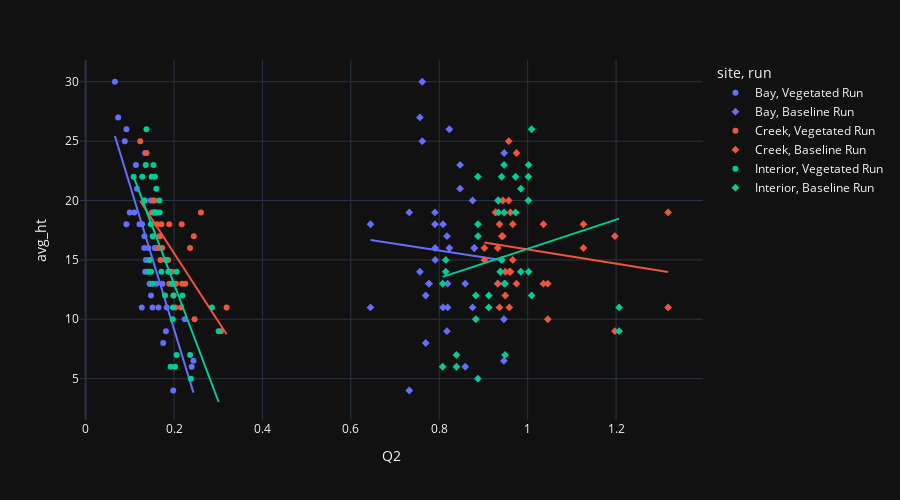

This figure's notebook cell:
### Markdown cell above
## EDA and Scatterplots

### Code cell
fig = px.scatter(dff, x='Q2', y='avg_ht', color='site', symbol='run', trendline='ols', template='plotly_dark')
fig.update_layout(
    height=500,
    autosize=True,)
fig.show()

### Figure 1 — Plotly figure (JSON) as saved in the notebook; plotly's stock layout.template omitted (floating-point values rounded to 4 significant figures)
{"data": [{"hovertemplate": "site=Bay<br>run=Vegetated Run<br>Q2=%{x}<br>avg_ht=%{y}<extra></extra>", "legendgroup": "Bay, Vegetated Run", "marker": {"color": "#636efa", "symbol": "circle"}, "mode": "markers", "name": "Bay, Vegetated Run", "orientation": "v", "showlegend": true, "type": "scatter", "x": [0.2439, 0.127, 0.1101, 0.1364, 0.1515, 0.1564, 0.1344, 0.1449, 0.1277, 0.09234, 0.1834, 0.1472, 0.2399, 0.1755, 0.09976, 0.08855, 0.1346, 0.1816, 0.1161, 0.2244, 0.09222, 0.1218, 0.1327, 0.1602, 0.1593, 0.1963, 0.1452, 0.1649, 0.142, 0.1332, 0.1961, 0.1736, 0.1479, 0.1981, 0.06621, 0.07368, 0.1331, 0.1138], "xaxis": "x", "y": [6.5, 11, 19, 15, 11, 16, 24, 13, 18, 26, 11, 20, 6, 8, 19, 25, 14, 9, 21, 10, 18, 18, 16, 13, 16, 13, 13, 11, 16, 20, 13, 13, 12, 4, 30, 27, 17, 23], "yaxis": "y"}, {"hovertemplate": "<b>OLS trendline</b><br>avg_ht = -121.627 * Q2 + 33.4858<br>R<sup>2</sup>=0.717789<br><br>site=Bay<br>run=Vegetated Run<br>Q2=%{x}<br>avg_ht=%{y} <b>(trend)</b><extra></extra>", "legendgroup": "Bay, Vegetated Run", "marker": {"color": "#636efa", "symbol": "circle"}, "mode": "lines", "name": "Bay, Vegetated Run", "showlegend": false, "type": "scatter", "x": [0.06621, 0.07368, 0.08855, 0.09222, 0.09234, 0.09976, 0.1101, 0.1138, 0.1161, 0.1218, 0.127, 0.1277, 0.1327, 0.1331, 0.1332, 0.1344, 0.1346, 0.1364, 0.142, 0.1449, 0.1452, 0.1472, 0.1479, 0.1515, 0.1564, 0.1593, 0.1602, 0.1649, 0.1736, 0.1755, 0.1816, 0.1834, 0.1961, 0.1963, 0.1981, 0.2244, 0.2399, 0.2439], "xaxis": "x", "y": [25.43, 24.52, 22.72, 22.27, 22.25, 21.35, 20.09, 19.64, 19.37, 18.67, 18.04, 17.96, 17.35, 17.3, 17.29, 17.14, 17.12, 16.9, 16.21, 15.87, 15.83, 15.58, 15.5, 15.07, 14.46, 14.1, 14.0, 13.43, 12.37, 12.15, 11.4, 11.18, 9.639, 9.607, 9.386, 6.196, 4.312, 3.82], "yaxis": "y"}, {"hovertemplate": "site=Bay<br>run=Baseline Run<br>Q2=%{x}<br>avg_ht=%{y}<extra></extra>", "legendgroup": "Bay, Baseline Run", "marker": {"color": "#636efa", "symbol": "diamond"}, "mode": "markers", "name": "Bay, Baseline Run", "orientation": "v", "showlegend": true, "type": "scatter", "x": [0.9461, 0.6445, 0.7902, 0.7908, 0.8189, 0.8791, 0.9468, 0.7768, 0.8085, 0.8227, 0.8753, 0.9326, 0.8587, 0.7694, 0.7322, 0.7615, 0.7561, 0.8173, 0.847, 0.9461, 0.6445, 0.7902, 0.7908, 0.8189, 0.8791, 0.9468, 0.7768, 0.8085, 0.8227, 0.8753, 0.9326, 0.8587, 0.7694, 0.7322, 0.7615, 0.7561, 0.8173, 0.847], "xaxis": "x", "y": [6.5, 11, 19, 15, 11, 16, 24, 13, 18, 26, 11, 20, 6, 8, 19, 25, 14, 9, 21, 10, 18, 18, 16, 13, 16, 13, 13, 11, 16, 20, 13, 13, 12, 4, 30, 27, 17, 23], "yaxis": "y"}, {"hovertemplate": "<b>OLS trendline</b><br>avg_ht = -5.74995 * Q2 + 20.3844<br>R<sup>2</sup>=0.005170<br><br>site=Bay<br>run=Baseline Run<br>Q2=%{x}<br>avg_ht=%{y} <b>(trend)</b><extra></extra>", "legendgroup": "Bay, Baseline Run", "marker": {"color": "#636efa", "symbol": "diamond"}, "mode": "lines", "name": "Bay, Baseline Run", "showlegend": false, "type": "scatter", "x": [0.6445, 0.6445, 0.7322, 0.7322, 0.7561, 0.7561, 0.7615, 0.7615, 0.7694, 0.7694, 0.7768, 0.7768, 0.7902, 0.7902, 0.7908, 0.7908, 0.8085, 0.8085, 0.8173, 0.8173, 0.8189, 0.8189, 0.8227, 0.8227, 0.847, 0.847, 0.8587, 0.8587, 0.8753, 0.8753, 0.8791, 0.8791, 0.9326, 0.9326, 0.9461, 0.9461, 0.9468, 0.9468], "xaxis": "x", "y": [16.68, 16.68, 16.17, 16.17, 16.04, 16.04, 16.01, 16.01, 15.96, 15.96, 15.92, 15.92, 15.84, 15.84, 15.84, 15.84, 15.74, 15.74, 15.68, 15.68, 15.68, 15.68, 15.65, 15.65, 15.51, 15.51, 15.45, 15.45, 15.35, 15.35, 15.33, 15.33, 15.02, 15.02, 14.94, 14.94, 14.94, 14.94], "yaxis": "y"}, {"hovertemplate": "site=Creek<br>run=Vegetated Run<br>Q2=%{x}<br>avg_ht=%{y}<extra></extra>", "legendgroup": "Creek, Vegetated Run", "marker": {"color": "#EF553B", "symbol": "circle"}, "mode": "markers", "name": "Creek, Vegetated Run", "orientation": "v", "showlegend": true, "type": "scatter", "x": [0.2173, 0.1656, 0.1554, 0.1904, 0.2043, 0.2255, 0.1892, 0.1529, 0.1949, 0.1713, 0.1608, 0.2447, 0.2609, 0.1734, 0.15, 0.182, 0.1616, 0.2362, 0.1694, 0.1235, 0.2159, 0.1377, 0.2465, 0.2183, 0.1669, 0.1989, 0.187, 0.1904, 0.3062, 0.3189, 0.1891, 0.1543, 0.1686, 0.2029], "xaxis": "x", "y": [18, 16, 20, 14, 13, 13, 18, 20, 14, 18, 19, 17, 19, 16, 19, 15, 18, 16, 15, 25, 11, 24, 10, 13, 17, 12, 15, 14, 9, 11, 13, 19, 17, 11], "yaxis": "y"}, {"hovertemplate": "<b>OLS trendline</b><br>avg_ht = -57.4437 * Q2 + 27.0558<br>R<sup>2</sup>=0.457491<br><br>site=Creek<br>run=Vegetated Run<br>Q2=%{x}<br>avg_ht=%{y} <b>(trend)</b><extra></extra>", "legendgroup": "Creek, Vegetated Run", "marker": {"color": "#EF553B", "symbol": "circle"}, "mode": "lines", "name": "Creek, Vegetated Run", "showlegend": false, "type": "scatter", "x": [0.1235, 0.1377, 0.15, 0.1529, 0.1543, 0.1554, 0.1608, 0.1616, 0.1656, 0.1669, 0.1686, 0.1694, 0.1713, 0.1734, 0.182, 0.187, 0.1891, 0.1892, 0.1904, 0.1904, 0.1949, 0.1989, 0.2029, 0.2043, 0.2159, 0.2173, 0.2183, 0.2255, 0.2362, 0.2447, 0.2465, 0.2609, 0.3062, 0.3189], "xaxis": "x", "y": [19.96, 19.15, 18.44, 18.27, 18.19, 18.13, 17.82, 17.77, 17.54, 17.47, 17.37, 17.33, 17.22, 17.1, 16.6, 16.32, 16.19, 16.19, 16.12, 16.12, 15.86, 15.63, 15.4, 15.32, 14.65, 14.57, 14.52, 14.1, 13.49, 13.0, 12.9, 12.07, 9.464, 8.74], "yaxis": "y"}, {"hovertemplate": "site=Creek<br>run=Baseline Run<br>Q2=%{x}<br>avg_ht=%{y}<extra></extra>", "legendgroup": "Creek, Baseline Run", "marker": {"color": "#EF553B", "symbol": "diamond"}, "mode": "markers", "name": "Creek, Baseline Run", "orientation": "v", "showlegend": true, "type": "scatter", "x": [1.126, 0.9021, 0.9571, 0.9585, 0.9747, 1.045, 1.036, 0.9437, 0.9493, 0.9662, 0.961, 1.197, 1.318, 0.9323, 0.9274, 0.9413, 0.9363, 1.126, 0.9021, 0.9571, 0.9585, 0.9747, 1.045, 1.036, 0.9437, 0.9493, 0.9662, 0.961, 1.197, 1.318, 0.9323, 0.9274, 0.9413, 0.9363], "xaxis": "x", "y": [18, 16, 20, 14, 13, 13, 18, 20, 14, 18, 19, 17, 19, 16, 19, 15, 18, 16, 15, 25, 11, 24, 10, 13, 17, 12, 15, 14, 9, 11, 13, 19, 17, 11], "yaxis": "y"}, {"hovertemplate": "<b>OLS trendline</b><br>avg_ht = -5.99644 * Q2 + 21.8748<br>R<sup>2</sup>=0.031117<br><br>site=Creek<br>run=Baseline Run<br>Q2=%{x}<br>avg_ht=%{y} <b>(trend)</b><extra></extra>", "legendgroup": "Creek, Baseline Run", "marker": {"color": "#EF553B", "symbol": "diamond"}, "mode": "lines", "name": "Creek, Baseline Run", "showlegend": false, "type": "scatter", "x": [0.9021, 0.9021, 0.9274, 0.9274, 0.9323, 0.9323, 0.9363, 0.9363, 0.9413, 0.9413, 0.9437, 0.9437, 0.9493, 0.9493, 0.9571, 0.9571, 0.9585, 0.9585, 0.961, 0.961, 0.9662, 0.9662, 0.9747, 0.9747, 1.036, 1.036, 1.045, 1.045, 1.126, 1.126, 1.197, 1.197, 1.318, 1.318], "xaxis": "x", "y": [16.47, 16.47, 16.31, 16.31, 16.28, 16.28, 16.26, 16.26, 16.23, 16.23, 16.22, 16.22, 16.18, 16.18, 16.14, 16.14, 16.13, 16.13, 16.11, 16.11, 16.08, 16.08, 16.03, 16.03, 15.66, 15.66, 15.61, 15.61, 15.12, 15.12, 14.7, 14.7, 13.97, 13.97], "yaxis": "y"}, {"hovertemplate": "site=Interior<br>run=Vegetated Run<br>Q2=%{x}<br>avg_ht=%{y}<extra></extra>", "legendgroup": "Interior, Vegetated Run", "marker": {"color": "#00cc96", "symbol": "circle"}, "mode": "markers", "name": "Interior, Vegetated Run", "orientation": "v", "showlegend": true, "type": "scatter", "x": [0.1279, 0.152, 0.1481, 0.1474, 0.1338, 0.1818, 0.2855, 0.2057, 0.1989, 0.187, 0.1675, 0.1536, 0.1971, 0.2363, 0.136, 0.1599, 0.1569, 0.1376, 0.2381, 0.2023, 0.1443, 0.1517, 0.155, 0.1085, 0.3009, 0.1923, 0.1975, 0.1715, 0.1492, 0.2059, 0.1795, 0.1962, 0.1579, 0.1414, 0.1668, 0.2188], "xaxis": "x", "y": [22, 13, 14, 18, 20, 15, 11, 7, 12, 14, 19, 23, 10, 7, 23, 21, 22, 26, 5, 6, 15, 17, 19, 22, 9, 6, 11, 14, 22, 14, 12, 13, 19, 14, 20, 12], "yaxis": "y"}, {"hovertemplate": "<b>OLS trendline</b><br>avg_ht = -98.5695 * Q2 + 32.6931<br>R<sup>2</sup>=0.532591<br><br>site=Interior<br>run=Vegetated Run<br>Q2=%{x}<br>avg_ht=%{y} <b>(trend)</b><extra></extra>", "legendgroup": "Interior, Vegetated Run", "marker": {"color": "#00cc96", "symbol": "circle"}, "mode": "lines", "name": "Interior, Vegetated Run", "showlegend": false, "type": "scatter", "x": [0.1085, 0.1279, 0.1338, 0.136, 0.1376, 0.1414, 0.1443, 0.1474, 0.1481, 0.1492, 0.1517, 0.152, 0.1536, 0.155, 0.1569, 0.1579, 0.1599, 0.1668, 0.1675, 0.1715, 0.1795, 0.1818, 0.187, 0.1923, 0.1962, 0.1971, 0.1975, 0.1989, 0.2023, 0.2057, 0.2059, 0.2188, 0.2363, 0.2381, 0.2855, 0.3009], "xaxis": "x", "y": [22.0, 20.09, 19.5, 19.29, 19.13, 18.75, 18.47, 18.16, 18.1, 17.98, 17.74, 17.71, 17.55, 17.42, 17.23, 17.13, 16.93, 16.25, 16.18, 15.79, 15.0, 14.78, 14.26, 13.74, 13.35, 13.26, 13.22, 13.09, 12.75, 12.42, 12.39, 11.13, 9.403, 9.225, 4.55, 3.033], "yaxis": "y"}, {"hovertemplate": "site=Interior<br>run=Baseline Run<br>Q2=%{x}<br>avg_ht=%{y}<extra></extra>", "legendgroup": "Interior, Baseline Run", "marker": {"color": "#00cc96", "symbol": "diamond"}, "mode": "markers", "name": "Interior, Baseline Run", "orientation": "v", "showlegend": true, "type": "scatter", "x": [0.8874, 0.8076, 0.8147, 0.8876, 0.9339, 0.941, 1.207, 0.8387, 0.9121, 0.9382, 0.9726, 1.002, 0.8826, 0.9488, 0.9465, 0.9845, 1.002, 1.009, 0.8874, 0.8076, 0.8147, 0.8876, 0.9339, 0.941, 1.207, 0.8387, 0.9121, 0.9382, 0.9726, 1.002, 0.8826, 0.9488, 0.9465, 0.9845, 1.002, 1.009], "xaxis": "x", "y": [22, 13, 14, 18, 20, 15, 11, 7, 12, 14, 19, 23, 10, 7, 23, 21, 22, 26, 5, 6, 15, 17, 19, 22, 9, 6, 11, 14, 22, 14, 12, 13, 19, 14, 20, 12], "yaxis": "y"}, {"hovertemplate": "<b>OLS trendline</b><br>avg_ht = 12.2848 * Q2 + 3.64973<br>R<sup>2</sup>=0.037907<br><br>site=Interior<br>run=Baseline Run<br>Q2=%{x}<br>avg_ht=%{y} <b>(trend)</b><extra></extra>", "legendgroup": "Interior, Baseline Run", "marker": {"color": "#00cc96", "symbol": "diamond"}, "mode": "lines", "name": "Interior, Baseline Run", "showlegend": false, "type": "scatter", "x": [0.8076, 0.8076, 0.8147, 0.8147, 0.8387, 0.8387, 0.8826, 0.8826, 0.8874, 0.8874, 0.8876, 0.8876, 0.9121, 0.9121, 0.9339, 0.9339, 0.9382, 0.9382, 0.941, 0.941, 0.9465, 0.9465, 0.9488, 0.9488, 0.9726, 0.9726, 0.9845, 0.9845, 1.002, 1.002, 1.002, 1.002, 1.009, 1.009, 1.207, 1.207], "xaxis": "x", "y": [13.57, 13.57, 13.66, 13.66, 13.95, 13.95, 14.49, 14.49, 14.55, 14.55, 14.55, 14.55, 14.85, 14.85, 15.12, 15.12, 15.18, 15.18, 15.21, 15.21, 15.28, 15.28, 15.31, 15.31, 15.6, 15.6, 15.74, 15.74, 15.95, 15.95, 15.96, 15.96, 16.04, 16.04, 18.48, 18.48], "yaxis": "y"}], "layout": {"autosize": true, "height": 500, "legend": {"title": {"text": "site, run"}, "tracegroupgap": 0}, "margin": {"t": 60}, "xaxis": {"anchor": "y", "domain": [0, 1], "title": {"text": "Q2"}}, "yaxis": {"anchor": "x", "domain": [0, 1], "title": {"text": "avg_ht"}}}}
